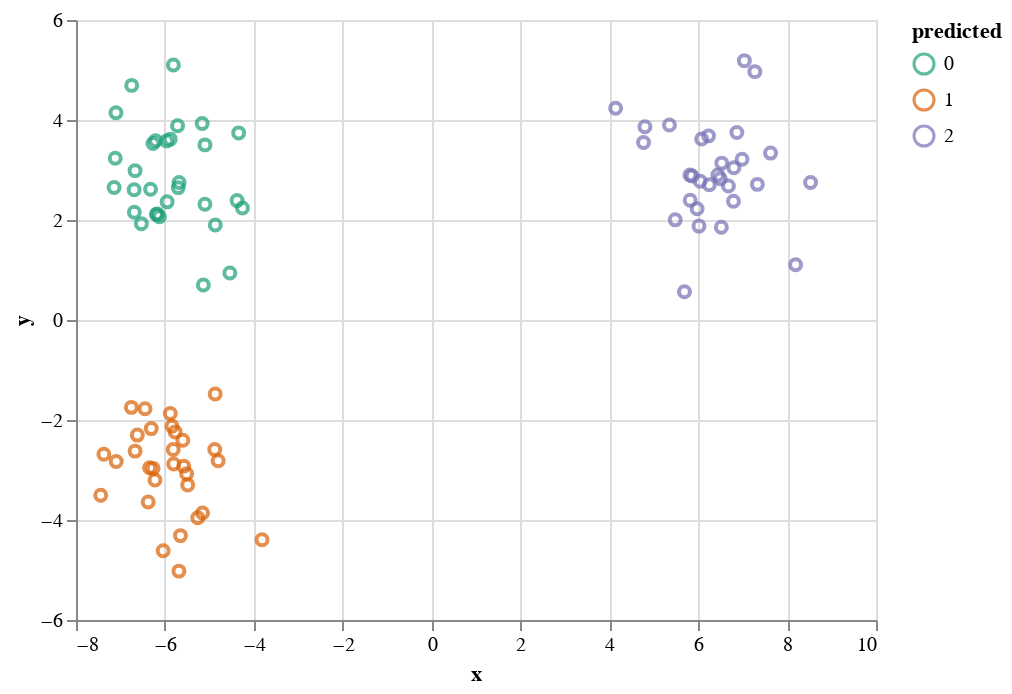

The cell this chart's notebook holds for it:
### Markdown cell above
## SOE-Hybrid clustering

### Code cell
seed=1
data = generate_gmm_data_fixed_means(n = 30, means = np.array([[-6, 3], [-6, -3], [6, 3]]), std=1, seed=seed)
p = AltairPlotter()
p.assignments(data.xs, data.ys)

### Figure 1 — Vega-Lite specification as saved in the notebook (floating-point values rounded to 4 significant figures)
{"config": {"view": {"continuousWidth": 400, "continuousHeight": 300}}, "data": {"name": "data-98d1049099be94d3bd00ccf20dd38304"}, "mark": "point", "encoding": {"color": {"type": "nominal", "field": "predicted", "scale": {"scheme": "dark2"}}, "x": {"type": "quantitative", "field": "x"}, "y": {"type": "quantitative", "field": "y"}}, "$schema": "https://vega.github.io/schema/vega-lite/v4.8.1.json", "datasets": {"data-98d1049099be94d3bd00ccf20dd38304": [{"x": -4.376, "y": 2.388, "predicted": 0}, {"x": -6.528, "y": 1.927, "predicted": 0}, {"x": -5.135, "y": 0.6985, "predicted": 0}, {"x": -4.255, "y": 2.239, "predicted": 0}, {"x": -5.681, "y": 2.751, "predicted": 0}, {"x": -4.538, "y": 0.9399, "predicted": 0}, {"x": -6.322, "y": 2.616, "predicted": 0}, {"x": -4.866, "y": 1.9, "predicted": 0}, {"x": -6.172, "y": 2.122, "predicted": 0}, {"x": -5.958, "y": 3.583, "predicted": 0}, {"x": -7.101, "y": 4.145, "predicted": 0}, {"x": -5.098, "y": 3.502, "predicted": 0}, {"x": -5.099, "y": 2.316, "predicted": 0}, {"x": -6.123, "y": 2.064, "predicted": 0}, {"x": -6.268, "y": 3.53, "predicted": 0}, {"x": -6.692, "y": 2.603, "predicted": 0}, {"x": -6.687, "y": 2.155, "predicted": 0}, {"x": -6.671, "y": 2.987, "predicted": 0}, {"x": -7.117, "y": 3.234, "predicted": 0}, {"x": -4.34, "y": 3.742, "predicted": 0}, {"x": -6.192, "y": 2.112, "predicted": 0}, {"x": -6.747, "y": 4.692, "predicted": 0}, {"x": -5.949, "y": 2.363, "predicted": 0}, {"x": -5.809, "y": 5.1, "predicted": 0}, {"x": -5.88, "y": 3.617, "predicted": 0}, {"x": -5.7, "y": 2.648, "predicted": 0}, {"x": -7.143, "y": 2.651, "predicted": 0}, {"x": -6.209, "y": 3.587, "predicted": 0}, {"x": -5.161, "y": 3.931, "predicted": 0}, {"x": -5.714, "y": 3.885, "predicted": 0}, {"x": -6.754, "y": -1.747, "predicted": 1}, {"x": -5.487, "y": -3.298, "predicted": 1}, {"x": -5.511, "y": -3.076, "predicted": 1}, {"x": -4.868, "y": -1.48, "predicted": 1}, {"x": -3.814, "y": -4.396, "predicted": 1}, {"x": -7.444, "y": -3.504, "predicted": 1}, {"x": -5.84, "y": -2.124, "predicted": 1}, {"x": -5.684, "y": -5.022, "predicted": 1}, {"x": -6.306, "y": -2.172, "predicted": 1}, {"x": -5.77, "y": -2.238, "predicted": 1}, {"x": -6.222, "y": -3.201, "predicted": 1}, {"x": -5.813, "y": -2.59, "predicted": 1}, {"x": -5.802, "y": -2.881, "predicted": 1}, {"x": -6.671, "y": -2.622, "predicted": 1}, {"x": -5.878, "y": -1.871, "predicted": 1}, {"x": -4.801, "y": -2.815, "predicted": 1}, {"x": -6.375, "y": -3.639, "predicted": 1}, {"x": -5.577, "y": -2.923, "predicted": 1}, {"x": -6.344, "y": -2.956, "predicted": 1}, {"x": -6.62, "y": -2.302, "predicted": 1}, {"x": -6.447, "y": -1.775, "predicted": 1}, {"x": -5.597, "y": -2.406, "predicted": 1}, {"x": -7.095, "y": -2.831, "predicted": 1}, {"x": -5.259, "y": -3.954, "predicted": 1}, {"x": -6.266, "y": -2.967, "predicted": 1}, {"x": -7.373, "y": -2.685, "predicted": 1}, {"x": -5.154, "y": -3.86, "predicted": 1}, {"x": -5.649, "y": -4.312, "predicted": 1}, {"x": -6.039, "y": -4.616, "predicted": 1}, {"x": -4.879, "y": -2.591, "predicted": 1}, {"x": 5.975, "y": 2.225, "predicted": 2}, {"x": 7.274, "y": 4.967, "predicted": 2}, {"x": 4.142, "y": 4.236, "predicted": 2}, {"x": 7.628, "y": 3.338, "predicted": 2}, {"x": 4.801, "y": 3.863, "predicted": 2}, {"x": 5.819, "y": 2.396, "predicted": 2}, {"x": 4.77, "y": 3.551, "predicted": 2}, {"x": 6.793, "y": 2.376, "predicted": 2}, {"x": 6.521, "y": 1.856, "predicted": 2}, {"x": 6.802, "y": 3.047, "predicted": 2}, {"x": 5.813, "y": 2.898, "predicted": 2}, {"x": 6.869, "y": 3.75, "predicted": 2}, {"x": 6.529, "y": 3.138, "predicted": 2}, {"x": 6.078, "y": 3.618, "predicted": 2}, {"x": 6.232, "y": 3.683, "predicted": 2}, {"x": 5.69, "y": 0.5652, "predicted": 2}, {"x": 7.039, "y": 5.187, "predicted": 2}, {"x": 6.441, "y": 2.9, "predicted": 2}, {"x": 5.864, "y": 2.881, "predicted": 2}, {"x": 6.017, "y": 1.878, "predicted": 2}, {"x": 5.483, "y": 2.003, "predicted": 2}, {"x": 6.249, "y": 2.703, "predicted": 2}, {"x": 6.495, "y": 2.825, "predicted": 2}, {"x": 6.986, "y": 3.214, "predicted": 2}, {"x": 8.191, "y": 1.104, "predicted": 2}, {"x": 5.353, "y": 3.901, "predicted": 2}, {"x": 8.528, "y": 2.751, "predicted": 2}, {"x": 6.044, "y": 2.774, "predicted": 2}, {"x": 7.331, "y": 2.713, "predicted": 2}, {"x": 6.68, "y": 2.68, "predicted": 2}]}}
